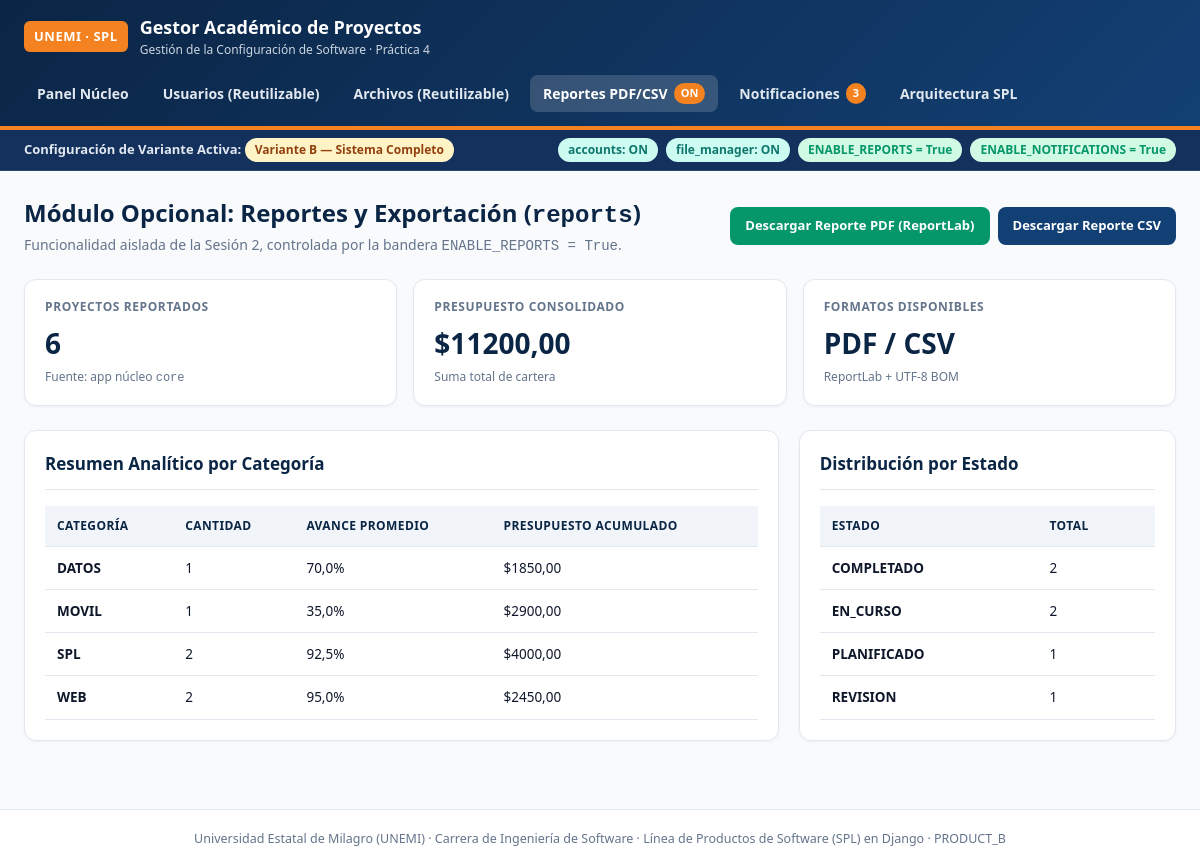
The page /reports/ on the database its author committed.
### core/models.py (models this page shows, shortened)
class AcademicProject(models.Model):
    STATUS_CHOICES = [
        ('PLANIFICADO', 'Planificado'),
        ('EN_CURSO', 'En Curso'),
        ('REVISION', 'En Revisión'),
        ('COMPLETADO', 'Completado'),
    ]
    CATEGORY_CHOICES = [
        ('WEB', 'Sistema Web'),
        ('SPL', 'Línea de Productos'),
        ('MOVIL', 'Aplicación Móvil'),
        ('DATOS', 'Analítica / Datos'),
    ]
    code = models.CharField(max_length=25, unique=True)
    title = models.CharField(max_length=180)
    category = models.CharField(max_length=20, choices=CATEGORY_CHOICES, default='SPL')
    leader = models.CharField(max_length=120)
    status = models.CharField(max_length=20, choices=STATUS_CHOICES, default='EN_CURSO')
    progress = models.PositiveSmallIntegerField(default=50)
    budget_usd = models.DecimalField(max_digits=10, decimal_places=2, default=1200.00)
    delivery_date = models.DateField()
    description = models.TextField(blank=True)
    created_at = models.DateTimeField(auto_now_add=True)
    class Meta:
        ordering = ['-created_at', 'code']
        verbose_name = 'Proyecto Académico'
        verbose_name_plural = 'Proyectos Académicos'

### reports/views.py (the view)
# urls.py: path('', views.reports_dashboard, name='dashboard'),
def reports_dashboard(request):
    _ensure_reports_enabled()
    projects = AcademicProject.objects.all()
    by_category = (
        projects.values('category')
        .annotate(total=Count('id'), avg_progress=Avg('progress'), total_budget=Sum('budget_usd'))
        .order_by('category')
    )
    by_status = (
        projects.values('status')
        .annotate(total=Count('id'))
        .order_by('status')
    )
    total_budget = projects.aggregate(total=Sum('budget_usd'))['total'] or 0
    return render(
        request,
        'reports/dashboard.html',
        {
            'projects': projects,
            'by_category': by_category,
            'by_status': by_status,
            'total_budget': total_budget,
        },
    )

### core/context_processors.py (called while the page is built)
def spl_context(request):
    unread_notifications = 0
    if settings.ENABLE_NOTIFICATIONS and apps.is_installed('notifications'):
        from notifications.models import SystemNotification
        unread_notifications = SystemNotification.objects.filter(is_read=False).count()
    return {
        'ACTIVE_VARIANT': settings.ACTIVE_VARIANT,
        'ACTIVE_CONFIG': settings.ACTIVE_CONFIG,
        'ENABLE_REPORTS': settings.ENABLE_REPORTS,
        'ENABLE_NOTIFICATIONS': settings.ENABLE_NOTIFICATIONS,
        'UNREAD_NOTIFICATIONS': unread_notifications,
    }

### reports/views.py (called while the page is built)
def _ensure_reports_enabled():
    if not settings.ENABLE_REPORTS:
        raise Http404('El módulo opcional de reportes está desactivado en esta variante.')

### reports/templates/reports/dashboard.html (shortened to what this page needs)
{% extends "base.html" %}
{% block content %}
<div class="page-header">
    <div>
        <h1>Módulo Opcional: Reportes y Exportación (<code>reports</code>)</h1>
        <p>Funcionalidad aislada de la Sesión 2, controlada por la bandera <code>ENABLE_REPORTS = {{ ENABLE_REPORTS }}</code>.</p>
    </div>
    <div class="btn-group">
        <a href="{% url 'reports:export_pdf' %}" class="btn btn-emerald">Descargar Reporte PDF (ReportLab)</a>
        <a href="{% url 'reports:export_csv' %}" class="btn btn-primary">Descargar Reporte CSV</a>
    </div>
</div>
<section class="metrics-grid">
    <div class="metric-card">
        <div class="metric-label">Proyectos Reportados</div>
        <div class="metric-value">{{ projects|length }}</div>
        <div class="metric-sub">Fuente: app núcleo <code>core</code></div>
    </div>
    <div class="metric-card">
        <div class="metric-label">Presupuesto Consolidado</div>
        <div class="metric-value">${{ total_budget|floatformat:2 }}</div>
        <div class="metric-sub">Suma total de cartera</div>
    </div>
    <div class="metric-card">
        <div class="metric-label">Formatos Disponibles</div>
        <div class="metric-value">PDF / CSV</div>
        <div class="metric-sub">ReportLab + UTF-8 BOM</div>
    </div>
</section>
<div class="layout-grid">
    <div class="card">
        <div class="card-header">
            <h2 class="card-title">Resumen Analítico por Categoría</h2>
        </div>
        <table>
            <thead>
                <tr>
                    <th>Categoría</th>
                    <th>Cantidad</th>
                    <th>Avance Promedio</th>
                    <th>Presupuesto Acumulado</th>
                </tr>
            </thead>
            <tbody>
                {% for row in by_category %}
                <tr>
                    <td><strong>{{ row.category }}</strong></td>
                    <td>{{ row.total }}</td>
                    <td>{{ row.avg_progress|floatformat:1 }}%</td>
                    <td>${{ row.total_budget|floatformat:2 }}</td>
                </tr>
                {% endfor %}
            </tbody>
        </table>
    </div>
    <div class="card">
        <div class="card-header">
            <h2 class="card-title">Distribución por Estado</h2>
        </div>
        <table>
            <thead>
                <tr>
                    <th>Estado</th>
                    <th>Total</th>
                </tr>
            </thead>
            <tbody>
                {% for row in by_status %}
                <tr>
                    <td><strong>{{ row.status }}</strong></td>
                    <td>{{ row.total }}</td>
                </tr>
                {% endfor %}
            </tbody>
        </table>
    </div>
</div>
{% endblock %}

### static/css/styles.css (style rules this page uses)
:root { --navy-900: #0B2545; --navy-800: #13315C; --blue-700: #134074; --accent-orange: #F58220; --accent-orange-hover: #DC6E10; --emerald-600: #059669; --emerald-100: #D1FAE5; --rose-600: #E11D48; --rose-100: #FFE4E6; --amber-600: #D97706; --amber-100: #FEF3C7; --slate-50: #F8FAFC; --slate-100: #F1F5F9; --slate-200: #E2E8F0; --slate-500: #64748B; --slate-700: #334155; --slate-900: #0F172A; --white: #FFFFFF; }
* { box-sizing: border-box; margin: 0; padding: 0; }
body { font-family: "Segoe UI", system-ui, -apple-system, Roboto, Arial, sans-serif; background-color: var(--slate-50); color: var(--slate-900); line-height: 1.5; }
.page-header { display: flex; flex-wrap: wrap; align-items: center; justify-content: space-between; gap: 16px; margin-bottom: 22px; }
.page-header h1 { font-size: 24px; color: var(--navy-900); }
.page-header p { color: var(--slate-500); font-size: 14px; }
.metrics-grid { display: grid; grid-template-columns: repeat(auto-fit, minmax(210px, 1fr)); gap: 16px; margin-bottom: 24px; }
.metric-card { background: var(--white); border: 1px solid var(--slate-200); border-radius: 12px; padding: 18px 20px; box-shadow: 0 1px 3px rgba(15, 23, 42, 0.05); }
.metric-label { font-size: 12px; text-transform: uppercase; letter-spacing: 0.6px; color: var(--slate-500); font-weight: 700; }
.metric-value { font-size: 28px; font-weight: 800; color: var(--navy-900); margin-top: 6px; }
.metric-sub { font-size: 12px; color: var(--slate-500); margin-top: 4px; }
.layout-grid { display: grid; grid-template-columns: 2fr 1fr; gap: 20px; align-items: start; }
.card { background: var(--white); border: 1px solid var(--slate-200); border-radius: 12px; padding: 20px; box-shadow: 0 1px 3px rgba(15, 23, 42, 0.05); margin-bottom: 20px; }
.card-header { display: flex; flex-wrap: wrap; align-items: center; justify-content: space-between; gap: 12px; padding-bottom: 12px; margin-bottom: 16px; border-bottom: 1px solid var(--slate-200); }
.card-title { font-size: 17px; font-weight: 700; color: var(--navy-900); }
.btn-group { display: flex; flex-wrap: wrap; gap: 8px; }
.btn { display: inline-flex; align-items: center; justify-content: center; gap: 6px; padding: 9px 15px; border-radius: 8px; font-size: 13px; font-weight: 700; text-decoration: none; border: none; cursor: pointer; transition: transform 0.1s ease, background 0.15s ease; }
.btn-primary { background: var(--blue-700); color: var(--white); }
.btn-emerald { background: var(--emerald-600); color: var(--white); }
table { width: 100%; border-collapse: collapse; font-size: 13.5px; }
th, td { text-align: left; padding: 11px 12px; border-bottom: 1px solid var(--slate-200); }
th { background: var(--slate-100); color: var(--navy-900); font-weight: 700; font-size: 12px; text-transform: uppercase; letter-spacing: 0.4px; }

### rows shown on the page
AcademicProject: status "COMPLETADO", total "2"
AcademicProject: status "PLANIFICADO", total "1"
AcademicProject: status "REVISION", total "1"

### other values the page prints
{{ UNREAD_NOTIFICATIONS }} "3"
{{ ACTIVE_CONFIG.NAME }} "Variante B — Sistema Completo"
{{ ENABLE_REPORTS }} "True"
{{ ENABLE_NOTIFICATIONS }} "True"
{{ projects|length }} "6"
{{ total_budget|floatformat:2 }} "11200,00"
{{ row.category }} "DATOS" "MOVIL" "SPL" "WEB"
{{ row.total }} "1" "1" "2" "2"
{{ row.avg_progress|floatformat:1 }} "70,0" "35,0" "92,5" "95,0"
{{ row.total_budget|floatformat:2 }} "1850,00" "2900,00" "4000,00" "2450,00"
{{ row.status }} "EN_CURSO"
{{ row.total }} "2"
{{ ACTIVE_VARIANT }} "PRODUCT_B"
